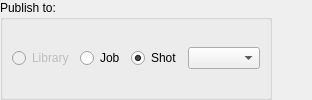
           <widget class="QFrame" name="frame">
            <property name="sizePolicy">
             <sizepolicy hsizetype="Preferred" vsizetype="Maximum">
              <horstretch>0</horstretch>
              <verstretch>0</verstretch>
             </sizepolicy>
            </property>
            <property name="frameShape">
             <enum>QFrame::NoFrame</enum>
            </property>
            <property name="frameShadow">
             <enum>QFrame::Raised</enum>
            </property>
            <layout class="QHBoxLayout" name="horizontalLayout_8">
             <property name="margin">
              <number>0</number>
             </property>
             <item>
              <widget class="QGroupBox" name="publishTo_groupBox">
               <property name="enabled">
                <bool>true</bool>
               </property>
               <property name="sizePolicy">
                <sizepolicy hsizetype="Maximum" vsizetype="Preferred">
                 <horstretch>0</horstretch>
                 <verstretch>0</verstretch>
                </sizepolicy>
               </property>
               <property name="title">
                <string>Publish to:</string>
               </property>
               <layout class="QHBoxLayout" name="horizontalLayout_5">
                <item>
                 <widget class="QRadioButton" name="publishToLibrary_radioButton">
                  <property name="enabled">
                   <bool>false</bool>
                  </property>
                  <property name="toolTip">
                   <string>&lt;html&gt;&lt;head/&gt;&lt;body&gt;&lt;p&gt;Publish to the global asset library location specified in the main Icarus settings. Published assets will be available to all jobs.&lt;/p&gt;&lt;/body&gt;&lt;/html&gt;</string>
                  </property>
                  <property name="autoFillBackground">
                   <bool>false</bool>
                  </property>
                  <property name="text">
                   <string>Library</string>
                  </property>
                  <property name="checked">
                   <bool>false</bool>
                  </property>
                  <property name="autoExclusive">
                   <bool>true</bool>
                  </property>
                 </widget>
                </item>
                <item>
                 <widget class="QRadioButton" name="publishToJob_radioButton">
                  <property name="enabled">
                   <bool>true</bool>
                  </property>
                  <property name="toolTip">
                   <string>&lt;html&gt;&lt;head/&gt;&lt;body&gt;&lt;p&gt;Publish to the assets directory for the current job. Published assets will be available to all shots belonging to this job.&lt;/p&gt;&lt;/body&gt;&lt;/html&gt;</string>
                  </property>
                  <property name="autoFillBackground">
                   <bool>false</bool>
                  </property>
                  <property name="text">
                   <string>Job</string>
                  </property>
                  <property name="checked">
                   <bool>false</bool>
                  </property>
                  <property name="autoExclusive">
                   <bool>true</bool>
                  </property>
                 </widget>
                </item>
                <item>
                 <widget class="QRadioButton" name="publishToShot_radioButton">
                  <property name="enabled">
                   <bool>true</bool>
                  </property>
                  <property name="toolTip">
                   <string>&lt;html&gt;&lt;head/&gt;&lt;body&gt;&lt;p&gt;Publish to the assets folder for the specified shot. Published assets will be available to this shot only.&lt;/p&gt;&lt;/body&gt;&lt;/html&gt;</string>
                  </property>
                  <property name="autoFillBackground">
                   <bool>false</bool>
                  </property>
                  <property name="text">
                   <string>Shot</string>
                  </property>
                  <property name="checked">
                   <bool>true</bool>
                  </property>
                  <property name="autoExclusive">
                   <bool>true</bool>
                  </property>
                 </widget>
                </item>
                <item>
                 <widget class="QComboBox" name="publishToShot_comboBox">
                  <property name="sizePolicy">
                   <sizepolicy hsizetype="Maximum" vsizetype="Fixed">
                    <horstretch>0</horstretch>
                    <verstretch>0</verstretch>
                   </sizepolicy>
                  </property>
                 </widget>
                </item>
               </layout>
              </widget>
             </item>
             <item>
              <spacer name="horizontalSpacer">
               <property name="orientation">
                <enum>Qt::Horizontal</enum>
               </property>
               <property name="sizeHint" stdset="0">
                <size>
                 <width>40</width>
                 <height>20</height>
                </size>
               </property>
              </spacer>
             </item>
            </layout>
           </widget>
